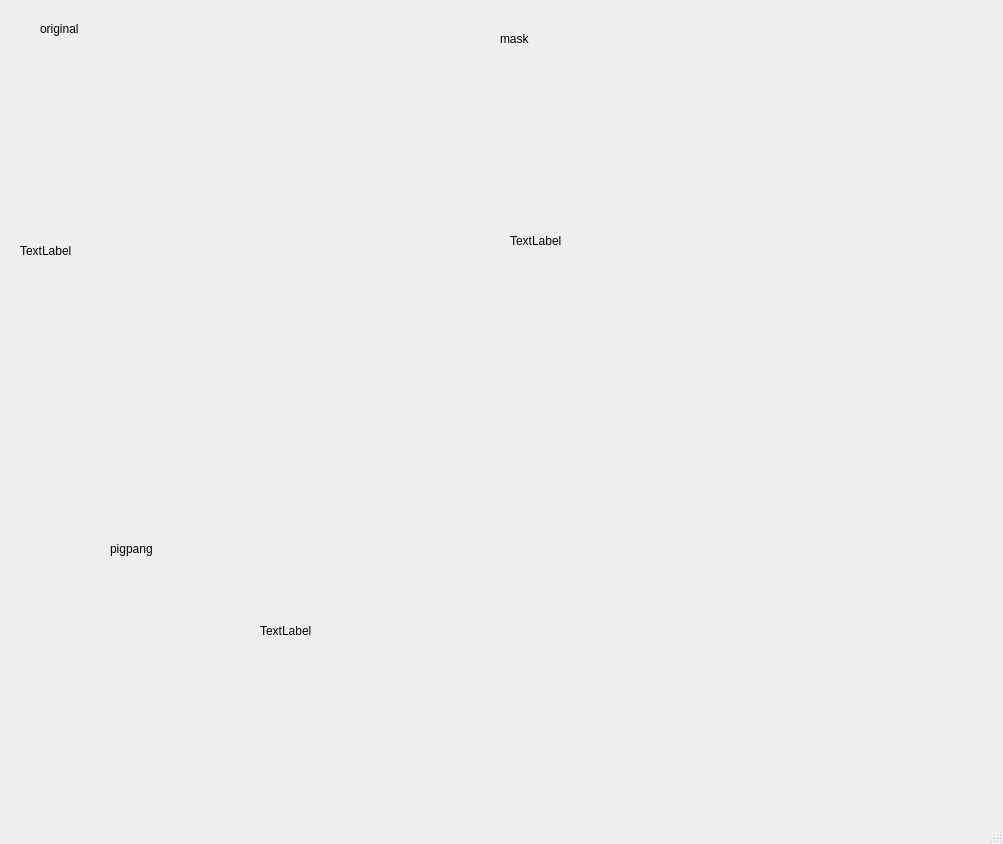
<?xml version="1.0" encoding="UTF-8"?>
<ui version="4.0">
 <class>MainWindow</class>
 <widget class="QMainWindow" name="MainWindow">
  <property name="geometry">
   <rect>
    <x>0</x>
    <y>0</y>
    <width>1003</width>
    <height>844</height>
   </rect>
  </property>
  <property name="windowTitle">
   <string>MainWindow</string>
  </property>
  <widget class="QWidget" name="centralwidget">
   <widget class="QLabel" name="label">
    <property name="geometry">
     <rect>
      <x>20</x>
      <y>80</y>
      <width>431</width>
      <height>341</height>
     </rect>
    </property>
    <property name="text">
     <string>TextLabel</string>
    </property>
   </widget>
   <widget class="QLabel" name="label_2">
    <property name="geometry">
     <rect>
      <x>510</x>
      <y>70</y>
      <width>431</width>
      <height>341</height>
     </rect>
    </property>
    <property name="text">
     <string>TextLabel</string>
    </property>
   </widget>
   <widget class="QLabel" name="label_3">
    <property name="geometry">
     <rect>
      <x>260</x>
      <y>460</y>
      <width>431</width>
      <height>341</height>
     </rect>
    </property>
    <property name="text">
     <string>TextLabel</string>
    </property>
   </widget>
   <widget class="QLabel" name="label_4">
    <property name="geometry">
     <rect>
      <x>40</x>
      <y>20</y>
      <width>58</width>
      <height>18</height>
     </rect>
    </property>
    <property name="text">
     <string>original</string>
    </property>
   </widget>
   <widget class="QLabel" name="label_5">
    <property name="geometry">
     <rect>
      <x>500</x>
      <y>30</y>
      <width>58</width>
      <height>18</height>
     </rect>
    </property>
    <property name="text">
     <string>mask</string>
    </property>
   </widget>
   <widget class="QLabel" name="label_6">
    <property name="geometry">
     <rect>
      <x>110</x>
      <y>540</y>
      <width>58</width>
      <height>18</height>
     </rect>
    </property>
    <property name="text">
     <string>pigpang</string>
    </property>
   </widget>
  </widget>
  <widget class="QStatusBar" name="statusbar"/>
 </widget>
 <resources/>
 <connections/>
</ui>
